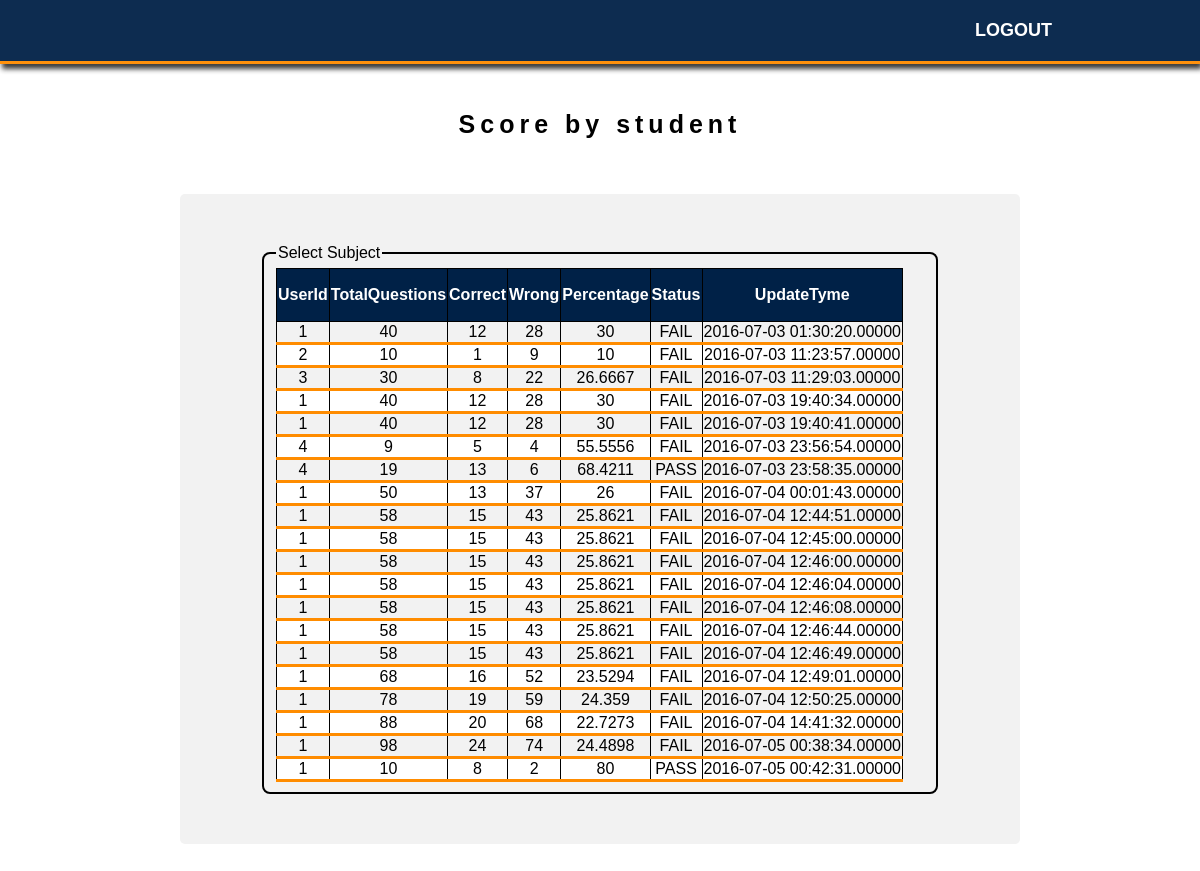
Screenshot of /scored_by.php (signed in) with the database file from the repository.
### tables this page shows
CREATE TABLE `test_status` (
  `id` int(255) NOT NULL AUTO_INCREMENT,
  `user_id` varchar(255) NOT NULL,
  `total_question` int(255) NOT NULL,
  `correct_ans` int(255) NOT NULL,
  `wrong_ans` int(255) NOT NULL,
  `percentage` float NOT NULL,
  `status` varchar(255) NOT NULL,
  `created_on` datetime(5) NOT NULL,
  `updated_on` datetime(5) NOT NULL,
  KEY `id` (`id`)
);

### scored_by.php (the view, shortened to what this page needs)
<?php
if(!isset($_SESSION['seas_user']))
{
header("location:/nitesh/final_project_of_quix/admin_login.html");
}
   else
      {
        ?>
<!DOCTYPE html>
<html>
<head>
        <link rel="stylesheet" href="/nitesh/final_project_of_quix/style.css">
</head>
<body>
   <nav>
  <div class="container">
    <ul class="nav">
      <li><a href="/nitesh/final_project_of_quix/logout.php">Logout</a></li>
      </ul>
  </div>
</nav>
<center><h2>Score by student</h2></center>
 <div class="log1">
  <form action="#" method="post">
  <fieldset>
  <legend> Select Subject</legend>
<?php
$con=mysqli_connect(DB_HOST,DB_USER,DB_PASSWORD) or die("Failed to connect to MySQL: " . mysqli_connect_error());
      $sql = "SELECT * FROM test_status ";
      ?>
      <table >
      <thead>
        <tr>
          <th>UserId</th>
          <th>TotalQuestions</th>
          <th>Correct</th>
          <th>Wrong</th>
          <th>Percentage</th>
          <th>Status</th>
          <th>UpdateTyme</th>
        </tr>
      </thead>
      <tbody>
<?php
$result = $con->query($sql);
if ($result->num_rows > 0) {
while($row = $result->fetch_assoc()) {
            echo
            "<tr>
              <td>{$row['user_id']}</td>
              <td>{$row['total_question']}</td>
              <td>{$row['correct_ans']}</td>
              <td>{$row['wrong_ans']}</td>
              <td>{$row['percentage']}</td>
              <td>{$row['status']}</td>
              <td>{$row['created_on']}</td>
              </tr>"."\n";
          }}
        ?>
      </tbody>
    </table>
</fieldset>
 </form>
</div>
    </body>
    </html>
     <?php mysqli_close($con);
   }
     ?>

### style.css (style rules this page uses)
body { margin: 0; padding: 0; font-family: 'Raleway', sans-serif; // background-image: url("1.jpg") ; -webkit-background-size: cover; -moz-background-size: cover; -o-background-size: cover; background-size: cover; }
a { text-decoration: none; color: #FF8C00; transition: coror .3s; }
h2 { font-size: 25px; letter-spacing: 5px; margin-top: 50px; padding: 60px 0 15px 0; }
.container { max-width: 940px; margin: 0 auto; padding: 0 10px; }
nav { background-color: #002147; border-bottom: 3px solid #FF8C00; opacity: .95; position: fixed; top: 0; left: 0; width: 100%; z-index: 1050; webkit-box-shadow: 2px 10px 5px 0px rgba(230,205,230,1); -moz-box-shadow: 2px 10px 5px 0px rgba(230,205,230,1); box-shadow: 2px 5px 5px 0px #333; }
nav ul { float: right; margin: 0; padding: 20px 0; }
nav li { color: #fff; display: inline; font-size: 18px; font-weight: 600; padding-right: 18px; text-decoration: none; text-transform: uppercase; }
nav a { text-decoration: none; color: #fff; transition: coror .3s; }
.log1 { border-radius: 5px ; background-color: #f2f2f2; padding:50px 80px 50px 80px ; margin:40px 180px 40px 180px; }
table, td { border: 1px solid black; text-align:center; border-bottom: 3px solid #FF8C00; border-collapse: collapse; }
tr:nth-child(even) { background-color: white; }
th { height: 50px; border: 1px solid black; background-color: #002147; color: white; text-align:center; }
fieldset { border:2px solid black; border-radius: 8px; }

### rows the page displays
test_status: user "1", total_question "40", correct_ans "12", wrong_ans "28", percentage "30", status "FAIL", created_on "2016-07-03 01:30:20.00000"
test_status: user "2", total_question "10", correct_ans "1", wrong_ans "9", percentage "10", status "FAIL", created_on "2016-07-03 11:23:57.00000"
test_status: user "3", total_question "30", correct_ans "8", wrong_ans "22", percentage "26.6667", status "FAIL", created_on "2016-07-03 11:29:03.00000"
test_status: user "1", total_question "40", correct_ans "12", wrong_ans "28", percentage "30", status "FAIL", created_on "2016-07-03 19:40:34.00000"
test_status: user "1", total_question "40", correct_ans "12", wrong_ans "28", percentage "30", status "FAIL", created_on "2016-07-03 19:40:41.00000"
test_status: user "4", total_question "9", correct_ans "5", wrong_ans "4", percentage "55.5556", status "FAIL", created_on "2016-07-03 23:56:54.00000"
test_status: user "4", total_question "19", correct_ans "13", wrong_ans "6", percentage "68.4211", status "PASS", created_on "2016-07-03 23:58:35.00000"
test_status: user "1", total_question "50", correct_ans "13", wrong_ans "37", percentage "26", status "FAIL", created_on "2016-07-04 00:01:43.00000"
test_status: user "1", total_question "58", correct_ans "15", wrong_ans "43", percentage "25.8621", status "FAIL", created_on "2016-07-04 12:44:51.00000"
test_status: user "1", total_question "58", correct_ans "15", wrong_ans "43", percentage "25.8621", status "FAIL", created_on "2016-07-04 12:45:00.00000"
test_status: user "1", total_question "58", correct_ans "15", wrong_ans "43", percentage "25.8621", status "FAIL", created_on "2016-07-04 12:46:00.00000"
test_status: user "1", total_question "58", correct_ans "15", wrong_ans "43", percentage "25.8621", status "FAIL", created_on "2016-07-04 12:46:04.00000"
test_status: user "1", total_question "58", correct_ans "15", wrong_ans "43", percentage "25.8621", status "FAIL", created_on "2016-07-04 12:46:08.00000"
test_status: user "1", total_question "58", correct_ans "15", wrong_ans "43", percentage "25.8621", status "FAIL", created_on "2016-07-04 12:46:44.00000"
test_status: user "1", total_question "58", correct_ans "15", wrong_ans "43", percentage "25.8621", status "FAIL", created_on "2016-07-04 12:46:49.00000"
test_status: user "1", total_question "68", correct_ans "16", wrong_ans "52", percentage "23.5294", status "FAIL", created_on "2016-07-04 12:49:01.00000"
test_status: user "1", total_question "78", correct_ans "19", wrong_ans "59", percentage "24.359", status "FAIL", created_on "2016-07-04 12:50:25.00000"
test_status: user "1", total_question "88", correct_ans "20", wrong_ans "68", percentage "22.7273", status "FAIL", created_on "2016-07-04 14:41:32.00000"
test_status: user "1", total_question "98", correct_ans "24", wrong_ans "74", percentage "24.4898", status "FAIL", created_on "2016-07-05 00:38:34.00000"
test_status: user "1", total_question "10", correct_ans "8", wrong_ans "2", percentage "80", status "PASS", created_on "2016-07-05 00:42:31.00000"
